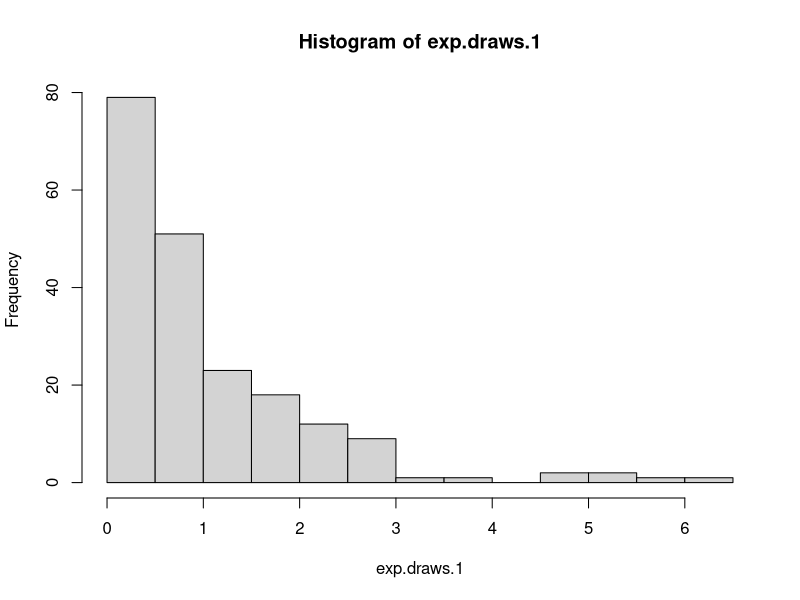
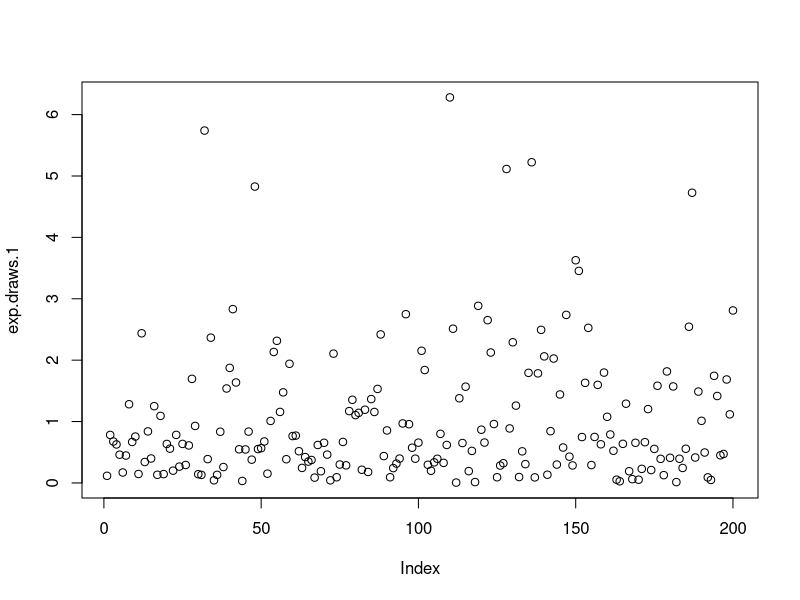
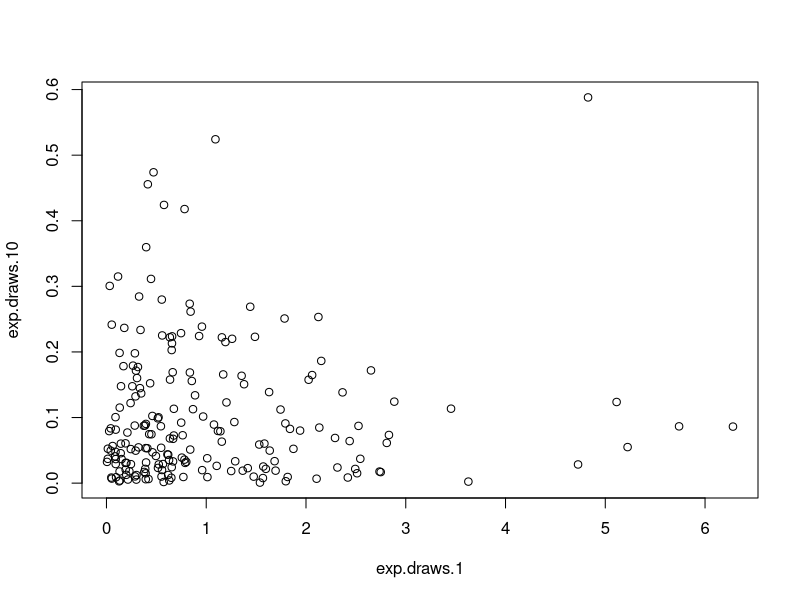
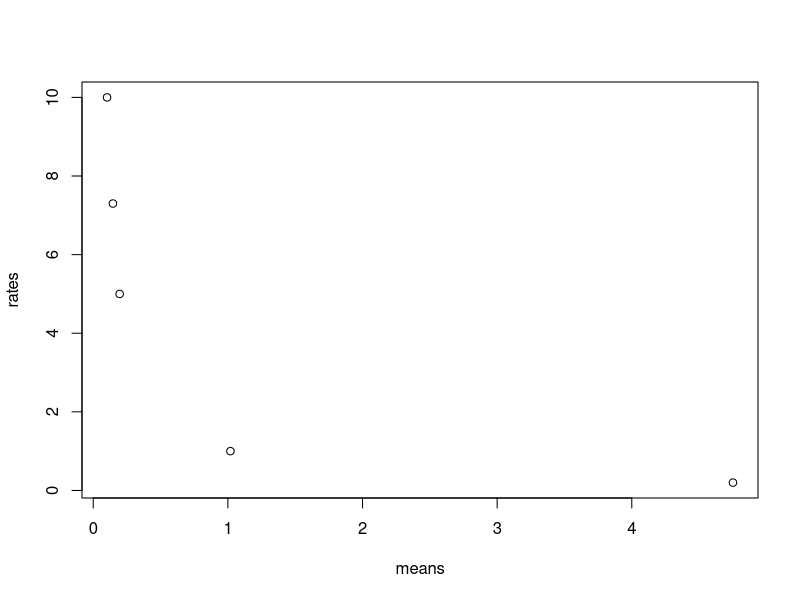
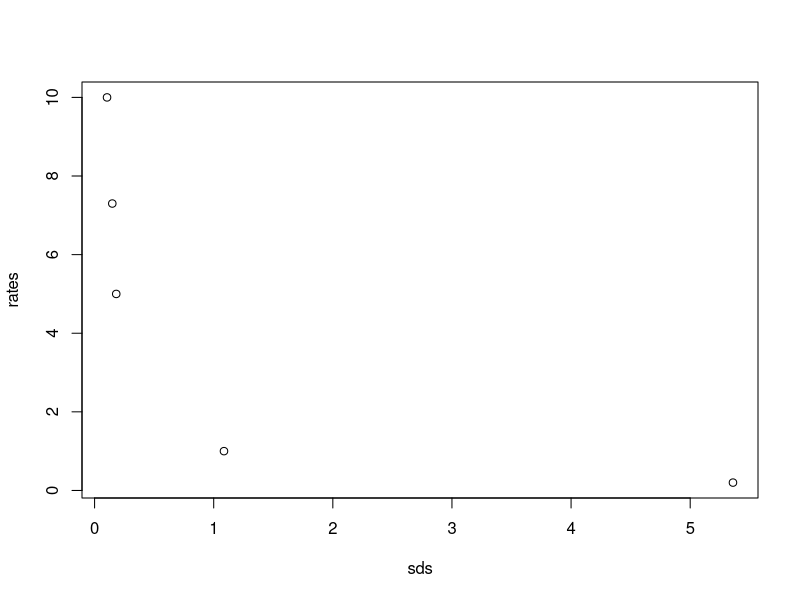
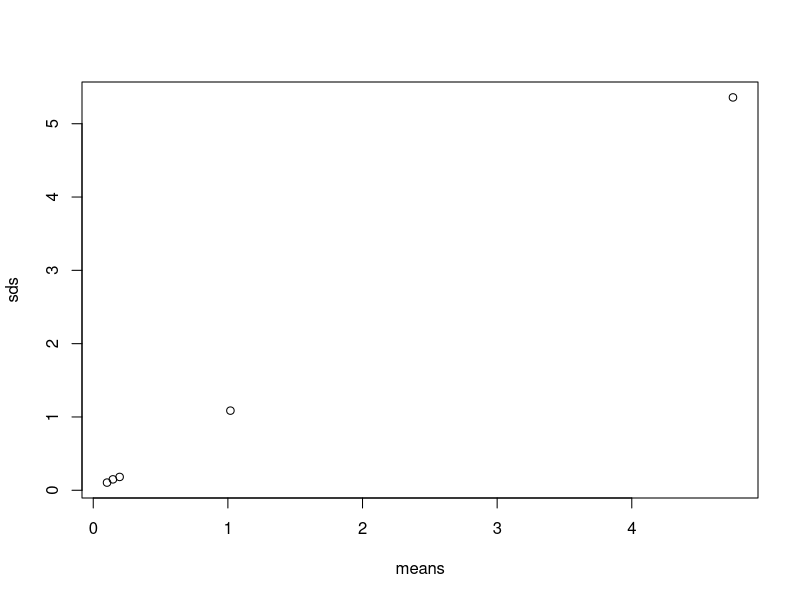
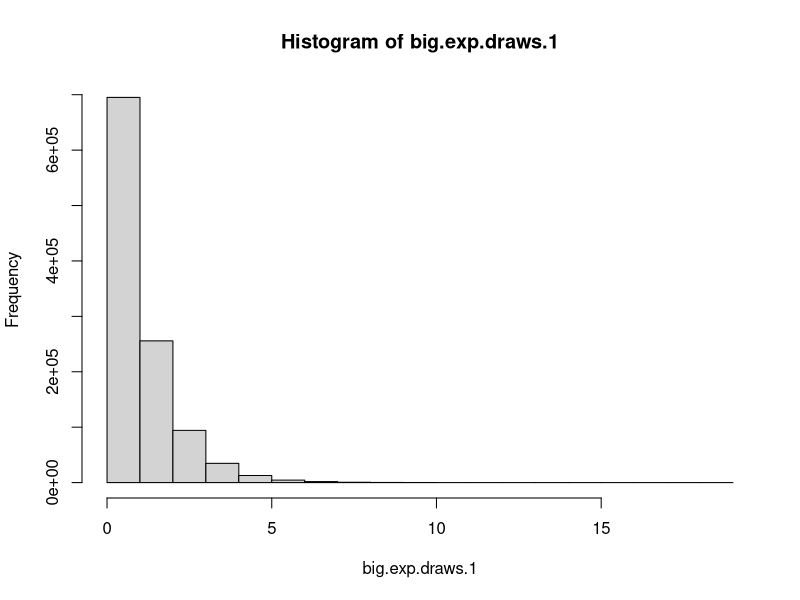
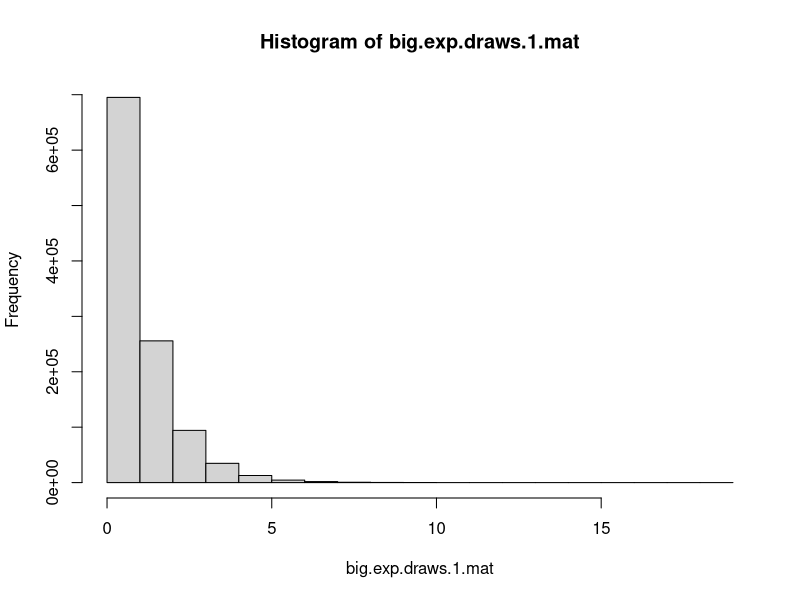

The R script that drew these images, in order:
# PART 1
# Exercise 1
rates = c(1, 0.2, 5, 7.3, 10)  # create a vector of rates
exp.draws.1 <-  rexp(n = 200)  # create 200x1 vectors of random draws from each rate

# Exercise 2
exp.draws.0.2 <-  rexp(n = 200, rate = 0.2)
exp.draws.5 <-  rexp(n = 200, rate = 5)
exp.draws.7.3 <-  rexp(n = 200, rate = 7.3)
exp.draws.10 <-  rexp(n = 200, rate = 10)

# Exercise 3
hist(exp.draws.1)
plot(exp.draws.1)
plot(exp.draws.1, exp.draws.10)

# Exercise 4
exp.draws <- data.frame(exp.draws.1, exp.draws.0.2, exp.draws.5, exp.draws.7.3, exp.draws.10)
means <- apply(exp.draws, 2, mean)
sds <- apply(exp.draws, 2, sd)

plot(means, rates)  # mean of exp is the inverse of rate --> that's what we see in simulated data
plot(sds, rates)  # for rate = 1, stdev = mean, so the plot is the same
plot(means, sds)  # same here: stdev = mean --> all poinst lie on 45-degree line


# PART 2
# Exercise 5
big.exp.draws.1 <- rexp(n = 1.1 * 10**6)  # simulate 1.1 mln of std expon
mean(big.exp.draws.1)  # empirical mean = empirical stdev and almost equal to rate which is what we expect
sd(big.exp.draws.1)  # empirical mean = empirical stdev and almost equal to rate which is what we expect
hist(big.exp.draws.1)  # no, it doesn't. it matches and should match PDF of exponential, not CDF

mean(big.exp.draws.1[big.exp.draws.1>1])  # find meand among values > 1

big.exp.draws.1.mat <- matrix(big.exp.draws.1, nrow = 1100, ncol = 1000)
matrix_histogram <- hist(big.exp.draws.1.mat)  # create a histogram from matrix. as the absolute size increases,
# density / counts fall. we can see it by looking at mids which is cell midpoints: they increase and density / counts fall
mean(big.exp.draws.1.mat[371,]) # calculate the mean of 371-st row
apply(big.exp.draws.1.mat, 1, mean)
hist(apply(big.exp.draws.1.mat, 1, mean))  # simulated means are centerd around true mean but are distributed around it.
# this is LLN + CLT at work
